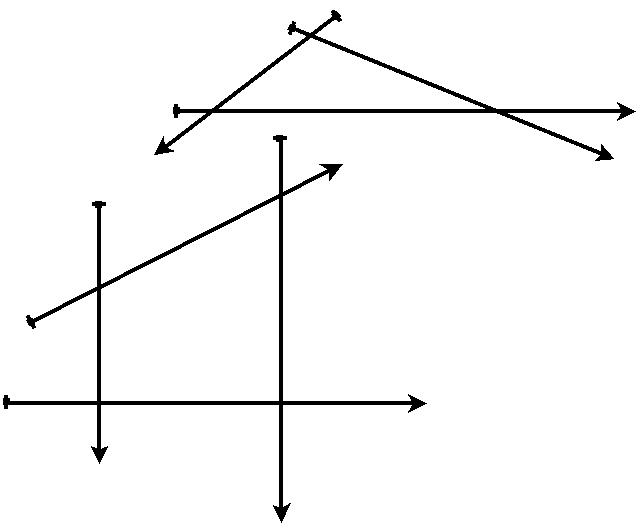
#> input picture cv/test.jpeg, 642 x 528 px
$ jupyter execute --allow-errors simple_object_detection.ipynb   (Python 2 division)
#> lines starting #> are read from the running program, lines starting #| are printed output that depends on the picture; after the words box and inside, x2 and y2 are one past the last pixel; in counts of white or black regions, pixels touching at a corner belong together; long printed decimals are rounded
[cell 1]
import cv2
import numpy as np
from matplotlib import pyplot as plt

[cell 2]
img=cv2.imread("test.jpeg",0)
#> img is the input picture: shape (528, 642); min 0, max 255, mean 246.9
img_orig=cv2.imread("test.jpeg")
edges = cv2.Canny(img,50,150,apertureSize = 3)
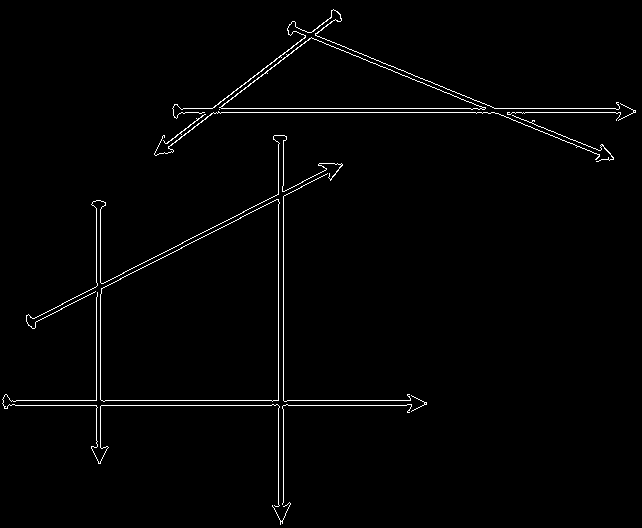
#> edges: shape (528, 642); 1.5% white in thin lines or dots
plt.subplot(),plt.imshow(img_orig,cmap = 'gray')
plt.title('Original Image'), plt.xticks([]), plt.yticks([])
plt.subplot(),plt.imshow(edges,cmap = 'gray')
plt.title('Edge Image'), plt.xticks([]), plt.yticks([])
plt.show()
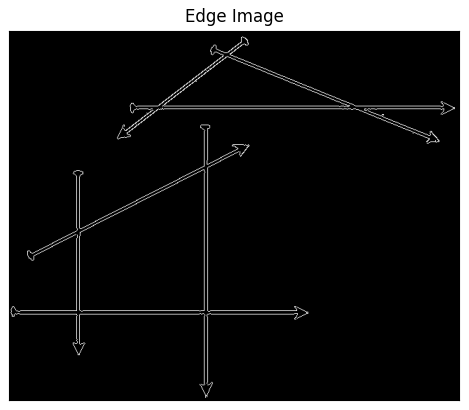
#> figure drawn by matplotlib, 1 panel

[cell 3]
lines = cv2.HoughLinesP(edges,1,np.pi/180,80,30,10)
#> lines = 38 rows, first 6: [221, 108, 470, 108], [221, 112, 475, 112], [105, 400, 271, 400], [288, 405, 406, 405], [278, 400, 278, 204], [283, 400, 283, 196]
mc=[]
for line in lines:
    for x1,y1,x2,y2 in line:

        if(x2==x1):

                m=9999


                c=x2
        else:
            m=float(y2-y1)/float(x2-x1)
            c=float(y1-float(m*x1))
    mc.append([round(m,1),c,[x1,y1,x2,y2]])
#> this loop made 38 passes
#> line on passes 1 to 12: [[221, 108, 470, 108]], [[221, 112, 475, 112]], [[105, 400, 271, 400]], [[288, 405, 406, 405]], [[278, 400, 278, 204]], [[283, 400, 283, 196]], [[100, 282, 100, 209]], [[96, 440, 96, 408]], [[34, 318, 63, 303]], [[35, 322, 62, 308]], [[457, 97, 470, 102]], [[216, 230, 241, 217]]
#> after the loop, mc = 38 items
mc=sorted(mc,key=lambda x: x[0])
for m in mc:
    print m
#> this loop made 38 passes
#> m on passes 1 to 12: [-0.8, 283, [220, 107, 245, 87]], [-0.8, 273.7, [212, 108, 267, 65]], [-0.8, 279.7, [270, 69, 311, 37]], [-0.8, 288.6, [244, 89, 255, 80]], [-0.5, 335.6, [34, 318, 63, 303]], [-0.5, 340.1, [35, 322, 62, 308]], [-0.5, 342.3, [216, 230, 241, 217]], [-0.5, 344.1, [233, 217, 244, 211]], [-0.5, 335.7, [67, 301, 96, 286]], [-0.5, 339.9, [127, 275, 215, 230]], [-0.5, 341.5, [305, 180, 322, 171]], [-0.5, 336.9, [156, 256, 183, 242]]
#| [-0.8, 283.0, [220, 107, 245, 87]]
#| [-0.8, 273.745, [212, 108, 267, 65]]
#| [-0.8, 279.732, [270, 69, 311, 37]]
#| [-0.8, 288.636, [244, 89, 255, 80]]
#| [-0.5, 335.586, [34, 318, 63, 303]]
#| [-0.5, 340.148, [35, 322, 62, 308]]
#| [-0.5, 342.32, [216, 230, 241, 217]]
#| [-0.5, 344.091, [233, 217, 244, 211]]
#> (further printed lines are left out)

[cell 4]
t=[]
k=mc[0][0]
#> k = -0.8
d=[mc[0][1]]
#> d = [283]
for m in range(1,len(mc)):
    if mc[m][0]!=mc[m-1][0]:
        t.append([k,d])
        k=mc[m][0]
        d=[mc[m][1]]
    else:
        d.append(mc[m][1])
#> this loop made 37 passes
#> k on passes 4, 13, 20, 29: -0.5, 0, 0.4, 9999
#> after the loop, t = [[-0.8, [283, 273.7, 279.7, 288.6]], [-0.5, [335.6, 340.1, 342.3, 344.1, 335.7, 339.9, 341.5, 336.9, 337]], [0, [108, 112, 400, 405, 405, 400, 405]], [0.4, [-78.77, -77.59, -85.2, -89.6, -85.4, -92.86, -100.4, -80.36, -102.9]]]
t.append([k,d])

for m in range(len(t)):
    t[m][1]=sorted(t[m][1])
#> this loop made 5 passes
#> after the loop, t = 5 items

temp=[]
for m in t:
    ct=0
    for n in range(1,len(m[1])):
        if int(m[1][n]) not in range(int(m[1][n-1]-10),int(m[1][n-1]+10)):
            temp.append([m[0],m[1][ct:n]])

            ct=n
    temp.append([m[0],m[1][ct:n+1]])
#> this loop made 5 passes
#> m on passes 1, 3, 5: [-0.8, [273.7, 279.7, 283, 288.6]], [0, [108, 112, 400, 400, 405, 405, 405]], [9999, [96, 96, 96, 100, 100, 278, 278, 283, 283]]
#> after the loop, temp = 7 items

for m in range(len(temp)):
    temp[m][1]=sum(temp[m][1])/len(temp[m][1])
#> this loop made 7 passes
#> after the loop, temp = [[-0.8, 281.3], [-0.5, 339.2], [0, 110], [0, 403], [0.4, -88.12], [9999, 97], [9999, 280]]

print temp
#| [[-0.8, 281.278], [-0.5, 339.234], [0.0, 110.0], [0.0, 403.0], [0.4, -88.119], [9999, 97], [9999, 280]]

[cell 5]
img_buff1=img_orig
for m in temp:
    if m[0]==9999.0:
        cv2.line(img_buff1,(int(m[1]),0),(int(m[1]),img.shape[0]),(0,0,255),2)
    elif m[0]==0.0:
        cv2.line(img_buff1,(0,int(m[1])),(img.shape[1],int(m[1])),(0,0,255),2)
    else:
        x1=0
        x2=img.shape[1]
        y1=m[1]
        y2=(x2*m[0])+m[1]
        cv2.line(img_buff1,(int(x1),int(y1)),(int(x2),int(y2)),(0,0,255),2)
#> this loop made 7 passes
#> (m, y1, y2) on passes 1, 2, 5: ([-0.8, 281.3], 281.3, -232.3), ([-0.5, 339.2], 339.2, 18.23), ([0.4, -88.12], -88.12, 168.7)
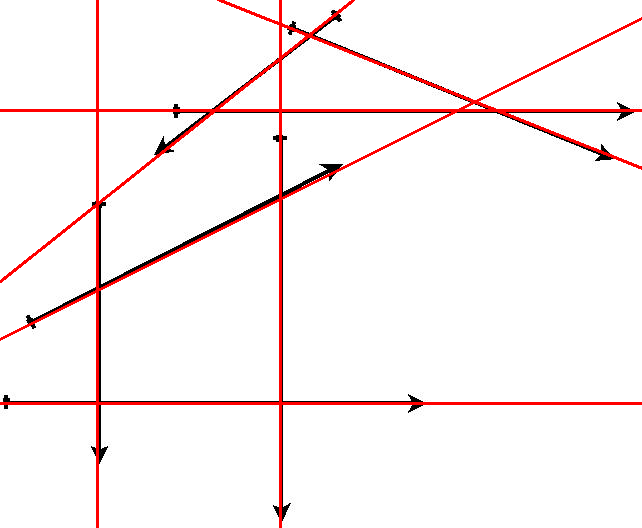
#> img_buff1: shape (528, 642, 3); 3.43% of pixels changed, all inside (x1, y1, x2, y2) = (0, 0, 642, 528)
plt.subplot(),plt.imshow(img_buff1,cmap = 'gray')
plt.title('Detected Lines'), plt.xticks([]), plt.yticks([])
plt.show()
